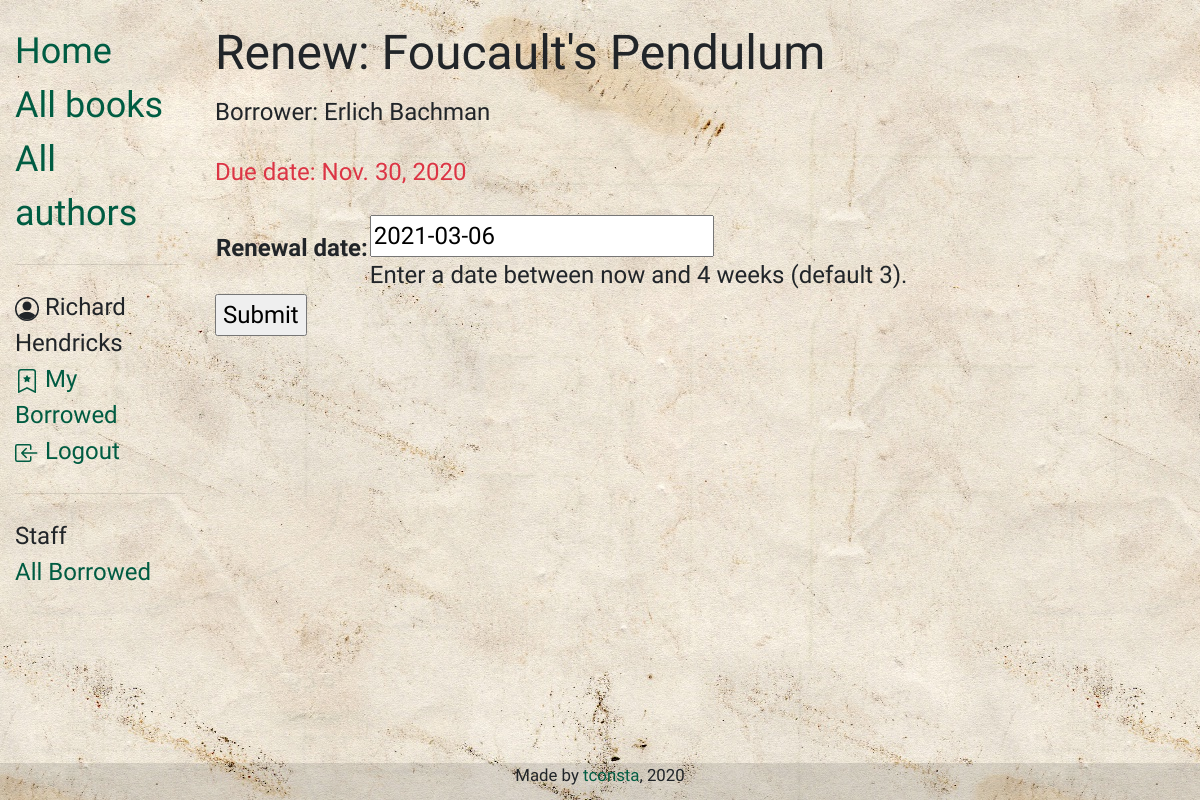
The page /catalog/book/da54b5e3-e038-4b45-836e-d26172433848/renew/ (signed in) on the database as committed earlier.
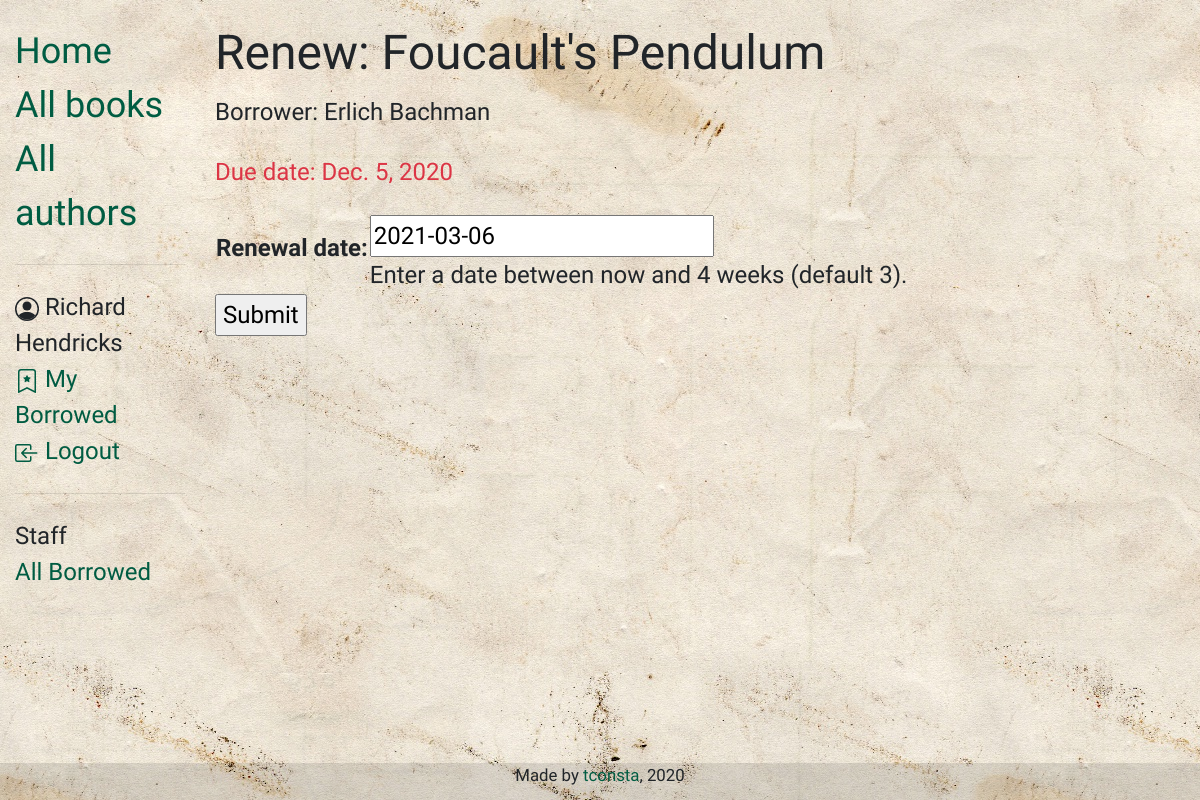
The same page on the database as committed later.
### catalog/models.py (models this page shows, shortened)
class BookInstance(models.Model):
    id = models.UUIDField(primary_key=True, default=uuid.uuid4,
                          help_text='Unique ID for this particular book across whole library')
    book = models.ForeignKey('Book', on_delete=models.SET_NULL, null=True)
    imprint = models.CharField(max_length=200)
    due_back = models.DateField(null=True, blank=True)
    borrower = models.ForeignKey(User, on_delete=models.SET_NULL, null=True, blank=True)
    LOAN_STATUS = (
        ('m', 'Maintenance'),
        ('o', 'On loan'),
        ('a', 'Available'),
        ('r', 'Reserved'),
    )
    status = models.CharField(
        max_length=1,
        choices=LOAN_STATUS,
        blank=True,
        default='m',
        help_text='Book availability',
    )
    class Meta:
        ordering = ['due_back']
        permissions = (("can_mark_returned", "Set book as returned"),)
    @property
    def is_overdue(self):
        if self.due_back and date.today() > self.due_back:
            return True
        return False

class Book(models.Model):
    title = models.CharField(max_length=200)
    author = models.ForeignKey('Author', on_delete=models.SET_NULL, null=True)
    summary = models.TextField(max_length=1000, help_text='Enter a brief description of the book')
    isbn = models.CharField('ISBN', max_length=13, unique=True,
                            help_text='13 Character <a href="https://www.isbn-international.org/content/what-isbn'
                                      '">ISBN number</a>')
    genre = models.ManyToManyField(Genre, help_text='Select a genre for this book')
    language = models.ForeignKey('Language', on_delete=models.SET_NULL, null=True)
    cover = models.ImageField(upload_to='images', null=True, blank=True)
    def display_genre(self):
        """Create a string for the Genre. This is required to display genre in Admin."""
        return ', '.join(genre.name for genre in self.genre.all()[:3])
    display_genre.short_description = 'Genre'

### catalog/views.py (the view)
# urls.py: path('book/<uuid:pk>/renew/', views.renew_book_librarian, name='renew-book-librarian'),
@login_required
@permission_required('catalog.can_mark_returned', raise_exception=True)
def renew_book_librarian(request, pk):
    book_instance = get_object_or_404(BookInstance, pk=pk)
    if request.method == 'POST':
        form = RenewBookForm(request.POST)
        if form.is_valid():
            book_instance.due_back = form.cleaned_data['renewal_date']
            book_instance.save()
            return HttpResponseRedirect(reverse('all-borrowed'))
    else:
        proposed_renewal_date = datetime.date.today() + datetime.timedelta(weeks=3)
        form = RenewBookForm(initial={'renewal_date': proposed_renewal_date})
    context = {
        'form': form,
        'book_instance': book_instance,
    }
    return render(request, 'catalog/book_renew_librarian.html', context)

### catalog/forms.py (shortened to what this page needs)
class RenewBookForm(forms.Form):
    renewal_date = forms.DateField(help_text="Enter a date between now and 4 weeks (default 3).")

### catalog/templates/catalog/book_renew_librarian.html (shortened to what this page needs)
{% extends "catalog/base.html" %}
{% block content %}
  <h1>Renew: {{ book_instance.book.title }}</h1>
  <p>Borrower: {{book_instance.borrower.first_name}} {{book_instance.borrower.last_name}}</p>
  <p{% if book_instance.is_overdue %} class="text-danger"{% endif %}>Due date: {{ book_instance.due_back }}</p>
  <form action="" method="post">
    <table>
    {{ form.as_table }}
    </table>
    <input type="submit" value="Submit">
  </form>
{% endblock %}

Rows that differ between the two databases and show on the page:
changed BookInstance "Foucault's Pendulum": due_back "Nov. 30, 2020" → "Dec. 5, 2020"
